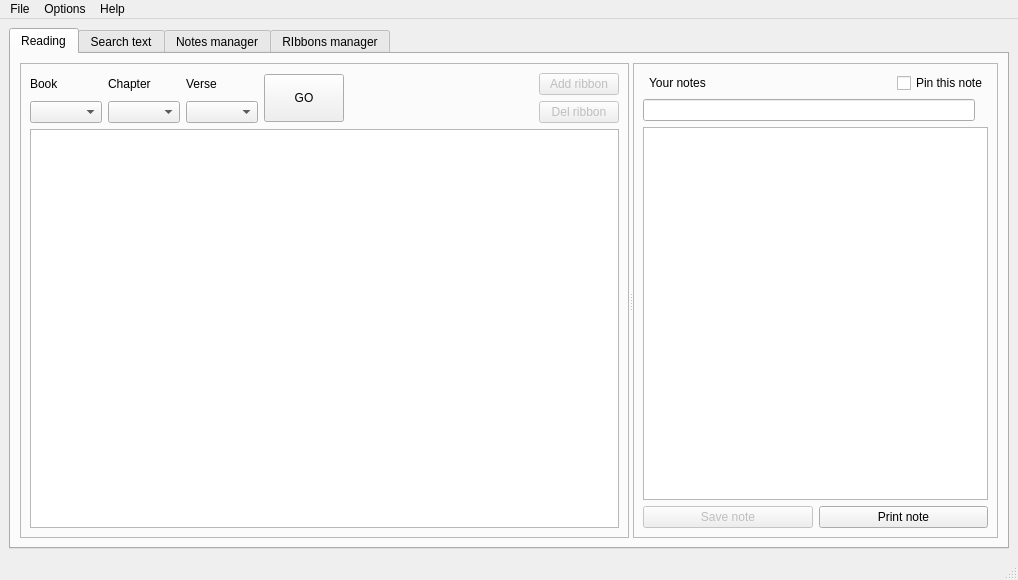
<?xml version="1.0" encoding="UTF-8"?>
<ui version="4.0">
 <class>MainWindow</class>
 <widget class="QMainWindow" name="MainWindow">
  <property name="geometry">
   <rect>
    <x>0</x>
    <y>0</y>
    <width>1018</width>
    <height>580</height>
   </rect>
  </property>
  <property name="windowTitle">
   <string>MainWindow</string>
  </property>
  <widget class="QWidget" name="centralwidget">
   <layout class="QVBoxLayout" name="verticalLayout_5">
    <item>
     <widget class="QTabWidget" name="tabWidget">
      <property name="currentIndex">
       <number>0</number>
      </property>
      <widget class="QWidget" name="tab_1">
       <attribute name="icon">
        <iconset resource="resources.qrc">
         <normaloff>:/res/img/bible2.png</normaloff>:/res/img/bible2.png</iconset>
       </attribute>
       <attribute name="title">
        <string>Reading</string>
       </attribute>
       <layout class="QVBoxLayout" name="verticalLayout_9">
        <item>
         <widget class="QSplitter" name="splitter">
          <property name="orientation">
           <enum>Qt::Horizontal</enum>
          </property>
          <widget class="QFrame" name="frame">
           <property name="frameShape">
            <enum>QFrame::StyledPanel</enum>
           </property>
           <property name="frameShadow">
            <enum>QFrame::Raised</enum>
           </property>
           <layout class="QVBoxLayout" name="verticalLayout_4">
            <item>
             <layout class="QHBoxLayout" name="horizontalLayout">
              <item>
               <layout class="QVBoxLayout" name="verticalLayout_2">
                <item>
                 <widget class="QLabel" name="label_3">
                  <property name="text">
                   <string>Book</string>
                  </property>
                 </widget>
                </item>
                <item>
                 <widget class="QComboBox" name="book_CBox"/>
                </item>
               </layout>
              </item>
              <item>
               <layout class="QVBoxLayout" name="verticalLayout_3">
                <item>
                 <widget class="QLabel" name="label">
                  <property name="text">
                   <string>Chapter</string>
                  </property>
                 </widget>
                </item>
                <item>
                 <widget class="QComboBox" name="chapter_CBox"/>
                </item>
               </layout>
              </item>
              <item>
               <layout class="QVBoxLayout" name="verticalLayout_7">
                <item>
                 <widget class="QLabel" name="label_2">
                  <property name="text">
                   <string>Verse</string>
                  </property>
                 </widget>
                </item>
                <item>
                 <widget class="QComboBox" name="verse_CBox"/>
                </item>
               </layout>
              </item>
              <item>
               <widget class="QPushButton" name="pushButton">
                <property name="minimumSize">
                 <size>
                  <width>0</width>
                  <height>48</height>
                 </size>
                </property>
                <property name="maximumSize">
                 <size>
                  <width>241</width>
                  <height>16777215</height>
                 </size>
                </property>
                <property name="text">
                 <string>GO</string>
                </property>
                <property name="icon">
                 <iconset resource="resources.qrc">
                  <normaloff>:/res/img/update.png</normaloff>:/res/img/update.png</iconset>
                </property>
               </widget>
              </item>
              <item>
               <spacer name="horizontalSpacer_2">
                <property name="orientation">
                 <enum>Qt::Horizontal</enum>
                </property>
                <property name="sizeHint" stdset="0">
                 <size>
                  <width>40</width>
                  <height>20</height>
                 </size>
                </property>
               </spacer>
              </item>
              <item>
               <layout class="QVBoxLayout" name="verticalLayout">
                <item>
                 <widget class="QPushButton" name="pushButton_13">
                  <property name="enabled">
                   <bool>false</bool>
                  </property>
                  <property name="text">
                   <string>Add ribbon</string>
                  </property>
                  <property name="icon">
                   <iconset resource="resources.qrc">
                    <normaloff>:/res/img/ribbon.png</normaloff>:/res/img/ribbon.png</iconset>
                  </property>
                 </widget>
                </item>
                <item>
                 <widget class="QPushButton" name="pushButton_7">
                  <property name="enabled">
                   <bool>false</bool>
                  </property>
                  <property name="text">
                   <string>Del ribbon</string>
                  </property>
                  <property name="icon">
                   <iconset resource="resources.qrc">
                    <normaloff>:/res/img/ribbon.png</normaloff>:/res/img/ribbon.png</iconset>
                  </property>
                 </widget>
                </item>
               </layout>
              </item>
             </layout>
            </item>
            <item>
             <widget class="QListView" name="listView"/>
            </item>
           </layout>
          </widget>
          <widget class="QFrame" name="frame_2">
           <property name="frameShape">
            <enum>QFrame::StyledPanel</enum>
           </property>
           <property name="frameShadow">
            <enum>QFrame::Raised</enum>
           </property>
           <layout class="QVBoxLayout" name="verticalLayout_8">
            <item>
             <layout class="QHBoxLayout" name="horizontalLayout_6">
              <item>
               <widget class="QLabel" name="label_6">
                <property name="text">
                 <string>&lt;html&gt;&lt;head/&gt;&lt;body&gt;&lt;p&gt;&lt;img src=&quot;:/res/img/pen2.png&quot;/&gt;&lt;/p&gt;&lt;/body&gt;&lt;/html&gt;</string>
                </property>
               </widget>
              </item>
              <item>
               <widget class="QLabel" name="label_5">
                <property name="text">
                 <string>Your notes</string>
                </property>
               </widget>
              </item>
              <item>
               <spacer name="horizontalSpacer_5">
                <property name="orientation">
                 <enum>Qt::Horizontal</enum>
                </property>
                <property name="sizeHint" stdset="0">
                 <size>
                  <width>40</width>
                  <height>20</height>
                 </size>
                </property>
               </spacer>
              </item>
              <item>
               <widget class="QCheckBox" name="checkBox_2">
                <property name="text">
                 <string>Pin this note</string>
                </property>
               </widget>
              </item>
             </layout>
            </item>
            <item>
             <layout class="QHBoxLayout" name="horizontalLayout_12">
              <item>
               <widget class="QLineEdit" name="lineEdit_3"/>
              </item>
              <item>
               <widget class="QLabel" name="label_16">
                <property name="text">
                 <string/>
                </property>
               </widget>
              </item>
             </layout>
            </item>
            <item>
             <widget class="QPlainTextEdit" name="plainTextEdit"/>
            </item>
            <item>
             <layout class="QHBoxLayout" name="horizontalLayout_11">
              <item>
               <widget class="QPushButton" name="pushButton_3">
                <property name="enabled">
                 <bool>false</bool>
                </property>
                <property name="text">
                 <string>Save note</string>
                </property>
                <property name="icon">
                 <iconset resource="resources.qrc">
                  <normaloff>:/res/img/save.png</normaloff>:/res/img/save.png</iconset>
                </property>
               </widget>
              </item>
              <item>
               <widget class="QPushButton" name="pushButton_9">
                <property name="text">
                 <string>Print note</string>
                </property>
                <property name="icon">
                 <iconset resource="resources.qrc">
                  <normaloff>:/res/img/print.png</normaloff>:/res/img/print.png</iconset>
                </property>
               </widget>
              </item>
             </layout>
            </item>
           </layout>
          </widget>
         </widget>
        </item>
       </layout>
      </widget>
      <widget class="QWidget" name="tab_2">
       <attribute name="icon">
        <iconset resource="resources.qrc">
         <normaloff>:/res/img/search.png</normaloff>:/res/img/search.png</iconset>
       </attribute>
       <attribute name="title">
        <string>Search text</string>
       </attribute>
       <layout class="QVBoxLayout" name="verticalLayout_6">
        <item>
         <layout class="QHBoxLayout" name="horizontalLayout_3">
          <item>
           <widget class="QLabel" name="label_4">
            <property name="text">
             <string>Text to search</string>
            </property>
           </widget>
          </item>
          <item>
           <widget class="QLineEdit" name="lineEdit"/>
          </item>
          <item>
           <widget class="QPushButton" name="pushButton_2">
            <property name="text">
             <string>Search</string>
            </property>
            <property name="icon">
             <iconset resource="resources.qrc">
              <normaloff>:/res/img/search.png</normaloff>:/res/img/search.png</iconset>
            </property>
           </widget>
          </item>
         </layout>
        </item>
        <item>
         <layout class="QHBoxLayout" name="horizontalLayout_2">
          <item>
           <widget class="QLabel" name="label_7">
            <property name="minimumSize">
             <size>
              <width>0</width>
              <height>0</height>
             </size>
            </property>
            <property name="baseSize">
             <size>
              <width>0</width>
              <height>0</height>
             </size>
            </property>
            <property name="text">
             <string>Occurrences:</string>
            </property>
           </widget>
          </item>
          <item>
           <widget class="QLabel" name="label_8">
            <property name="text">
             <string>__</string>
            </property>
           </widget>
          </item>
          <item>
           <spacer name="horizontalSpacer">
            <property name="orientation">
             <enum>Qt::Horizontal</enum>
            </property>
            <property name="sizeHint" stdset="0">
             <size>
              <width>40</width>
              <height>20</height>
             </size>
            </property>
           </spacer>
          </item>
          <item>
           <widget class="QCheckBox" name="checkBox">
            <property name="text">
             <string>Exact phrase</string>
            </property>
           </widget>
          </item>
         </layout>
        </item>
        <item>
         <widget class="QListView" name="listView_2"/>
        </item>
        <item>
         <layout class="QHBoxLayout" name="horizontalLayout_10">
          <item>
           <spacer name="horizontalSpacer_6">
            <property name="orientation">
             <enum>Qt::Horizontal</enum>
            </property>
            <property name="sizeHint" stdset="0">
             <size>
              <width>40</width>
              <height>20</height>
             </size>
            </property>
           </spacer>
          </item>
          <item>
           <widget class="QPushButton" name="pushButton_8">
            <property name="text">
             <string>Open in Reading</string>
            </property>
           </widget>
          </item>
         </layout>
        </item>
       </layout>
      </widget>
      <widget class="QWidget" name="tab_3">
       <attribute name="icon">
        <iconset resource="resources.qrc">
         <normaloff>:/res/img/note2.png</normaloff>:/res/img/note2.png</iconset>
       </attribute>
       <attribute name="title">
        <string>Notes manager</string>
       </attribute>
       <layout class="QVBoxLayout" name="verticalLayout_10">
        <item>
         <widget class="QSplitter" name="splitter_2">
          <property name="orientation">
           <enum>Qt::Horizontal</enum>
          </property>
          <widget class="QFrame" name="frame_3">
           <property name="frameShape">
            <enum>QFrame::StyledPanel</enum>
           </property>
           <property name="frameShadow">
            <enum>QFrame::Raised</enum>
           </property>
           <layout class="QVBoxLayout" name="verticalLayout_13">
            <item>
             <layout class="QHBoxLayout" name="horizontalLayout_13">
              <item>
               <layout class="QVBoxLayout" name="verticalLayout_11">
                <item>
                 <layout class="QHBoxLayout" name="horizontalLayout_9">
                  <item>
                   <widget class="QLabel" name="label_17">
                    <property name="text">
                     <string>Text filter:</string>
                    </property>
                   </widget>
                  </item>
                  <item>
                   <widget class="QLineEdit" name="lineEdit_4"/>
                  </item>
                 </layout>
                </item>
                <item>
                 <layout class="QHBoxLayout" name="horizontalLayout_5">
                  <item>
                   <widget class="QLabel" name="label_15">
                    <property name="text">
                     <string>Order by</string>
                    </property>
                   </widget>
                  </item>
                  <item>
                   <widget class="QRadioButton" name="radioButton">
                    <property name="text">
                     <string>Date</string>
                    </property>
                    <property name="checked">
                     <bool>true</bool>
                    </property>
                    <attribute name="buttonGroup">
                     <string notr="true">buttonGroup</string>
                    </attribute>
                   </widget>
                  </item>
                  <item>
                   <widget class="QRadioButton" name="radioButton_2">
                    <property name="text">
                     <string>Title</string>
                    </property>
                    <attribute name="buttonGroup">
                     <string notr="true">buttonGroup</string>
                    </attribute>
                   </widget>
                  </item>
                  <item>
                   <widget class="QRadioButton" name="radioButton_3">
                    <property name="text">
                     <string>Reference</string>
                    </property>
                    <property name="checked">
                     <bool>false</bool>
                    </property>
                    <attribute name="buttonGroup">
                     <string notr="true">buttonGroup</string>
                    </attribute>
                   </widget>
                  </item>
                 </layout>
                </item>
               </layout>
              </item>
              <item>
               <spacer name="horizontalSpacer_4">
                <property name="orientation">
                 <enum>Qt::Horizontal</enum>
                </property>
                <property name="sizeHint" stdset="0">
                 <size>
                  <width>40</width>
                  <height>20</height>
                 </size>
                </property>
               </spacer>
              </item>
              <item>
               <widget class="QPushButton" name="pushButton_5">
                <property name="minimumSize">
                 <size>
                  <width>0</width>
                  <height>48</height>
                 </size>
                </property>
                <property name="text">
                 <string>Update</string>
                </property>
                <property name="icon">
                 <iconset resource="resources.qrc">
                  <normaloff>:/res/img/update.png</normaloff>:/res/img/update.png</iconset>
                </property>
               </widget>
              </item>
             </layout>
            </item>
            <item>
             <widget class="QListView" name="listView_3"/>
            </item>
           </layout>
          </widget>
          <widget class="QFrame" name="frame_4">
           <property name="frameShape">
            <enum>QFrame::StyledPanel</enum>
           </property>
           <property name="frameShadow">
            <enum>QFrame::Raised</enum>
           </property>
           <layout class="QVBoxLayout" name="verticalLayout_12">
            <item>
             <layout class="QHBoxLayout" name="horizontalLayout_8">
              <item>
               <widget class="QLabel" name="label_9">
                <property name="text">
                 <string>Note title</string>
                </property>
               </widget>
              </item>
              <item>
               <widget class="QLineEdit" name="lineEdit_2"/>
              </item>
             </layout>
            </item>
            <item>
             <layout class="QHBoxLayout" name="horizontalLayout_4">
              <item>
               <widget class="QLabel" name="label_11">
                <property name="text">
                 <string>Date:</string>
                </property>
               </widget>
              </item>
              <item>
               <widget class="QLabel" name="label_12">
                <property name="text">
                 <string>[date]</string>
                </property>
               </widget>
              </item>
              <item>
               <spacer name="horizontalSpacer_3">
                <property name="orientation">
                 <enum>Qt::Horizontal</enum>
                </property>
                <property name="sizeHint" stdset="0">
                 <size>
                  <width>40</width>
                  <height>20</height>
                 </size>
                </property>
               </spacer>
              </item>
              <item>
               <widget class="QLabel" name="label_13">
                <property name="text">
                 <string>Ref.:</string>
                </property>
               </widget>
              </item>
              <item>
               <widget class="QLabel" name="label_14">
                <property name="text">
                 <string>[ref]</string>
                </property>
               </widget>
              </item>
             </layout>
            </item>
            <item>
             <widget class="QLabel" name="label_10">
              <property name="text">
               <string>Note text</string>
              </property>
             </widget>
            </item>
            <item>
             <widget class="QPlainTextEdit" name="plainTextEdit_2"/>
            </item>
            <item>
             <layout class="QHBoxLayout" name="horizontalLayout_7">
              <item>
               <widget class="QPushButton" name="pushButton_4">
                <property name="text">
                 <string>Save note</string>
                </property>
                <property name="icon">
                 <iconset resource="resources.qrc">
                  <normaloff>:/res/img/save.png</normaloff>:/res/img/save.png</iconset>
                </property>
               </widget>
              </item>
              <item>
               <widget class="QPushButton" name="pushButton_6">
                <property name="text">
                 <string>Delete note</string>
                </property>
                <property name="icon">
                 <iconset resource="resources.qrc">
                  <normaloff>:/res/img/trash.png</normaloff>:/res/img/trash.png</iconset>
                </property>
               </widget>
              </item>
              <item>
               <widget class="QPushButton" name="pushButton_10">
                <property name="text">
                 <string>Print note</string>
                </property>
                <property name="icon">
                 <iconset resource="resources.qrc">
                  <normaloff>:/res/img/trash.png</normaloff>:/res/img/trash.png</iconset>
                </property>
               </widget>
              </item>
             </layout>
            </item>
           </layout>
          </widget>
         </widget>
        </item>
       </layout>
      </widget>
      <widget class="QWidget" name="tab">
       <attribute name="icon">
        <iconset resource="resources.qrc">
         <normaloff>:/res/img/ribbon.png</normaloff>:/res/img/ribbon.png</iconset>
       </attribute>
       <attribute name="title">
        <string>RIbbons manager</string>
       </attribute>
       <layout class="QVBoxLayout" name="verticalLayout_14">
        <item>
         <layout class="QHBoxLayout" name="horizontalLayout_14">
          <item>
           <spacer name="horizontalSpacer_8">
            <property name="orientation">
             <enum>Qt::Horizontal</enum>
            </property>
            <property name="sizeHint" stdset="0">
             <size>
              <width>40</width>
              <height>20</height>
             </size>
            </property>
           </spacer>
          </item>
          <item>
           <widget class="QPushButton" name="pushButton_11">
            <property name="text">
             <string>Update</string>
            </property>
            <property name="icon">
             <iconset resource="resources.qrc">
              <normaloff>:/res/img/update.png</normaloff>:/res/img/update.png</iconset>
            </property>
           </widget>
          </item>
         </layout>
        </item>
        <item>
         <widget class="QListView" name="listView_4"/>
        </item>
        <item>
         <layout class="QHBoxLayout" name="horizontalLayout_15">
          <item>
           <spacer name="horizontalSpacer_7">
            <property name="orientation">
             <enum>Qt::Horizontal</enum>
            </property>
            <property name="sizeHint" stdset="0">
             <size>
              <width>40</width>
              <height>20</height>
             </size>
            </property>
           </spacer>
          </item>
          <item>
           <widget class="QPushButton" name="pushButton_15">
            <property name="text">
             <string>Edit title</string>
            </property>
           </widget>
          </item>
          <item>
           <widget class="QPushButton" name="pushButton_14">
            <property name="text">
             <string>Del Ribbon</string>
            </property>
           </widget>
          </item>
          <item>
           <widget class="QPushButton" name="pushButton_12">
            <property name="text">
             <string>Open in reading</string>
            </property>
           </widget>
          </item>
         </layout>
        </item>
       </layout>
      </widget>
     </widget>
    </item>
   </layout>
  </widget>
  <widget class="QMenuBar" name="menubar">
   <property name="geometry">
    <rect>
     <x>0</x>
     <y>0</y>
     <width>1018</width>
     <height>22</height>
    </rect>
   </property>
   <widget class="QMenu" name="menuEdit">
    <property name="title">
     <string>Options</string>
    </property>
    <widget class="QMenu" name="menuFont_size">
     <property name="title">
      <string>Font size</string>
     </property>
     <property name="icon">
      <iconset resource="resources.qrc">
       <normaloff>:/res/img/fontsize.png</normaloff>:/res/img/fontsize.png</iconset>
     </property>
     <addaction name="action14"/>
     <addaction name="action16"/>
     <addaction name="action18"/>
     <addaction name="action20"/>
     <addaction name="action22"/>
    </widget>
    <widget class="QMenu" name="menuBible_version">
     <property name="title">
      <string>Bible version</string>
     </property>
     <addaction name="actionNuova_Diodati"/>
     <addaction name="actionNew_International"/>
     <addaction name="actionKing_James"/>
     <addaction name="actionNew_King_James"/>
     <addaction name="actionCEI_2008"/>
     <addaction name="actionNuova_Riveduta"/>
     <addaction name="actionDiodati"/>
     <addaction name="actionSynodal"/>
    </widget>
    <addaction name="menuBible_version"/>
    <addaction name="menuFont_size"/>
   </widget>
   <widget class="QMenu" name="menuAbout">
    <property name="title">
     <string>Help</string>
    </property>
    <addaction name="actionAbout"/>
   </widget>
   <widget class="QMenu" name="menuFile">
    <property name="title">
     <string>File</string>
    </property>
    <addaction name="actionExit"/>
    <addaction name="actionNotes_file_location"/>
   </widget>
   <addaction name="menuFile"/>
   <addaction name="menuEdit"/>
   <addaction name="menuAbout"/>
  </widget>
  <widget class="QStatusBar" name="statusbar"/>
  <action name="action14">
   <property name="checkable">
    <bool>true</bool>
   </property>
   <property name="text">
    <string>14</string>
   </property>
  </action>
  <action name="action16">
   <property name="checkable">
    <bool>true</bool>
   </property>
   <property name="text">
    <string>16</string>
   </property>
  </action>
  <action name="action18">
   <property name="checkable">
    <bool>true</bool>
   </property>
   <property name="text">
    <string>18</string>
   </property>
  </action>
  <action name="action20">
   <property name="checkable">
    <bool>true</bool>
   </property>
   <property name="text">
    <string>20</string>
   </property>
  </action>
  <action name="action22">
   <property name="checkable">
    <bool>true</bool>
   </property>
   <property name="text">
    <string>22</string>
   </property>
  </action>
  <action name="actionNuova_Diodati">
   <property name="checkable">
    <bool>true</bool>
   </property>
   <property name="icon">
    <iconset resource="resources.qrc">
     <normaloff>:/res/img/ita.png</normaloff>:/res/img/ita.png</iconset>
   </property>
   <property name="text">
    <string>Nuova Diodati</string>
   </property>
  </action>
  <action name="actionNew_International">
   <property name="checkable">
    <bool>true</bool>
   </property>
   <property name="icon">
    <iconset resource="resources.qrc">
     <normaloff>:/res/img/us.png</normaloff>:/res/img/us.png</iconset>
   </property>
   <property name="text">
    <string>New International</string>
   </property>
  </action>
  <action name="actionAbout">
   <property name="text">
    <string>About</string>
   </property>
  </action>
  <action name="actionKing_James">
   <property name="checkable">
    <bool>true</bool>
   </property>
   <property name="icon">
    <iconset resource="resources.qrc">
     <normaloff>:/res/img/us.png</normaloff>:/res/img/us.png</iconset>
   </property>
   <property name="text">
    <string>King James</string>
   </property>
  </action>
  <action name="actionNew_King_James">
   <property name="checkable">
    <bool>true</bool>
   </property>
   <property name="icon">
    <iconset resource="resources.qrc">
     <normaloff>:/res/img/us.png</normaloff>:/res/img/us.png</iconset>
   </property>
   <property name="text">
    <string>New King James</string>
   </property>
  </action>
  <action name="actionCEI_2008">
   <property name="checkable">
    <bool>true</bool>
   </property>
   <property name="icon">
    <iconset resource="resources.qrc">
     <normaloff>:/res/img/ita.png</normaloff>:/res/img/ita.png</iconset>
   </property>
   <property name="text">
    <string>CEI 2008</string>
   </property>
  </action>
  <action name="actionNuova_Riveduta">
   <property name="checkable">
    <bool>true</bool>
   </property>
   <property name="icon">
    <iconset resource="resources.qrc">
     <normaloff>:/res/img/ita.png</normaloff>:/res/img/ita.png</iconset>
   </property>
   <property name="text">
    <string>Nuova Riveduta</string>
   </property>
  </action>
  <action name="actionDiodati">
   <property name="checkable">
    <bool>true</bool>
   </property>
   <property name="icon">
    <iconset resource="resources.qrc">
     <normaloff>:/res/img/ita.png</normaloff>:/res/img/ita.png</iconset>
   </property>
   <property name="text">
    <string>Diodati</string>
   </property>
  </action>
  <action name="actionSynodal">
   <property name="checkable">
    <bool>true</bool>
   </property>
   <property name="icon">
    <iconset resource="resources.qrc">
     <normaloff>:/res/img/ru.png</normaloff>:/res/img/ru.png</iconset>
   </property>
   <property name="text">
    <string>Synodal</string>
   </property>
  </action>
  <action name="actionExit">
   <property name="icon">
    <iconset resource="resources.qrc">
     <normaloff>:/res/img/exit.png</normaloff>:/res/img/exit.png</iconset>
   </property>
   <property name="text">
    <string>Exit</string>
   </property>
  </action>
  <action name="actionNotes_file_location">
   <property name="text">
    <string>Path of notes file</string>
   </property>
  </action>
 </widget>
 <resources>
  <include location="resources.qrc"/>
 </resources>
 <connections/>
 <buttongroups>
  <buttongroup name="buttonGroup"/>
 </buttongroups>
</ui>
